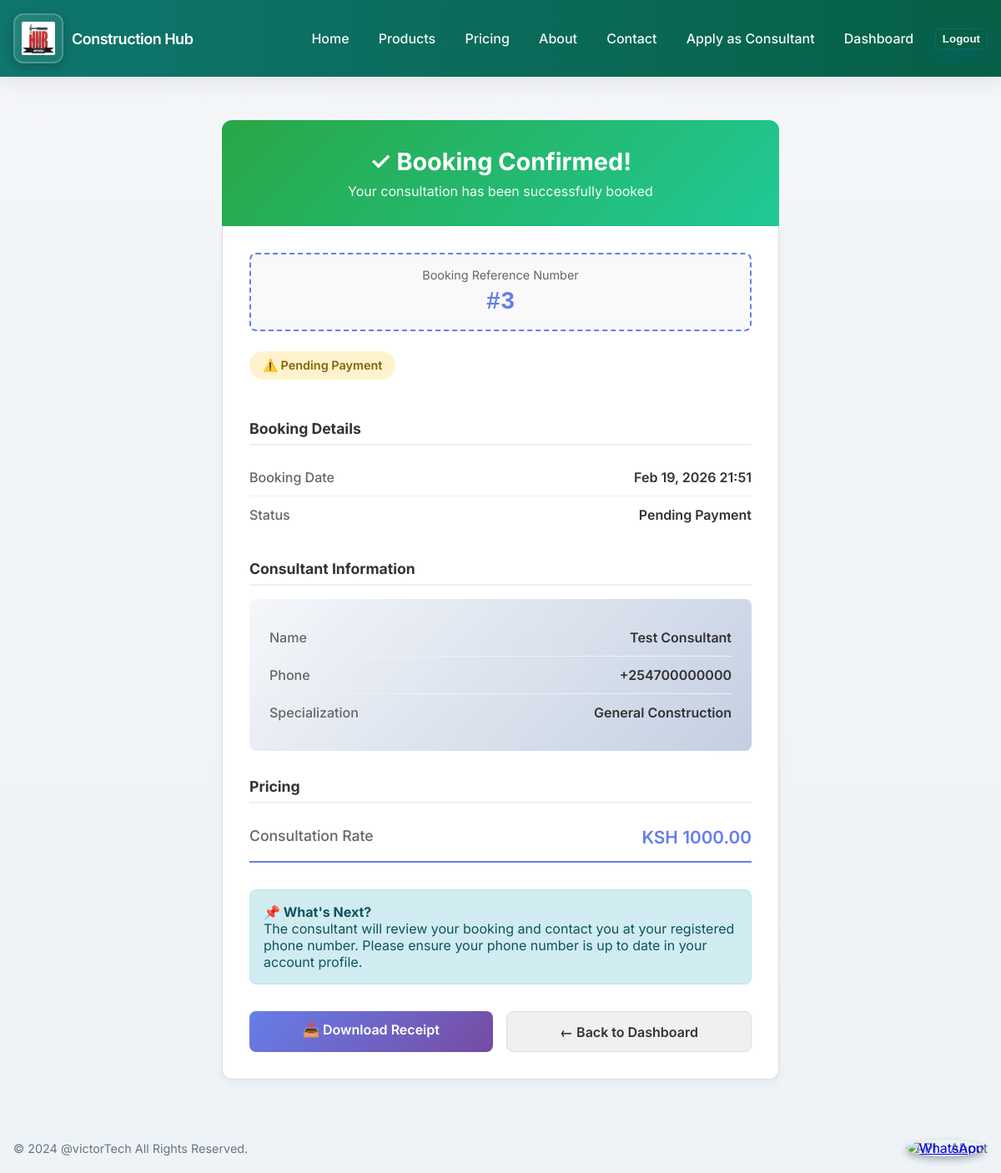
The page /consultations/3/success/ (signed in) on the database as committed earlier.
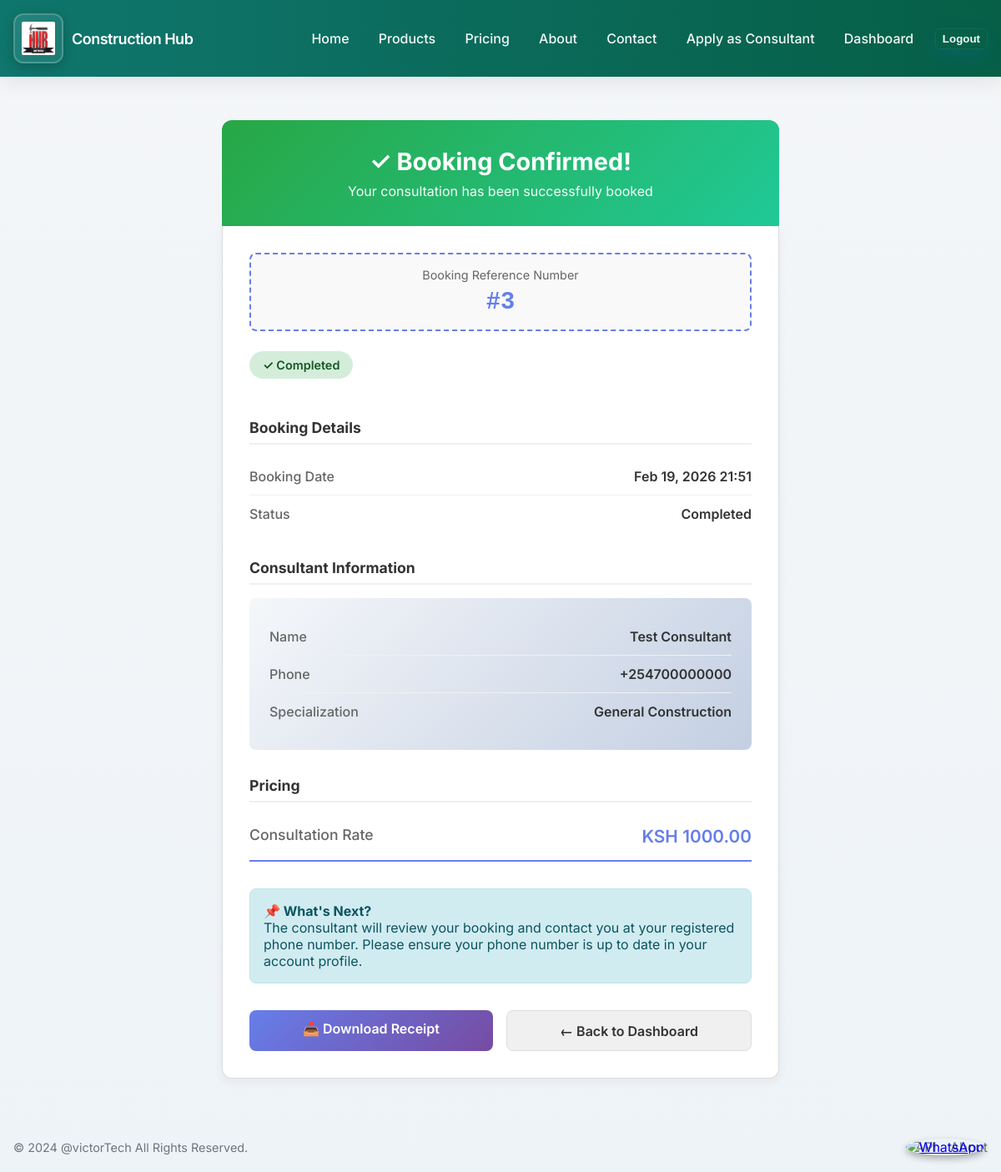
The same page on the database as committed later.
### apps/consultations/models.py (models this page shows, shortened)
class Consultation(models.Model):
    customer = models.ForeignKey(settings.AUTH_USER_MODEL, on_delete=models.CASCADE, related_name='consultations')
    supplier = models.ForeignKey('suppliers.Supplier', on_delete=models.CASCADE, related_name='consultation_requests', null=True, blank=True)
    consultant = models.ForeignKey(settings.AUTH_USER_MODEL, on_delete=models.SET_NULL, null=True, blank=True, related_name='assigned_consultations')
    consultant_name = models.CharField(max_length=255, blank=True)
    consultant_phone = models.CharField(max_length=50, blank=True)
    consultation_rate = models.DecimalField(max_digits=10, decimal_places=2, default=0)
    specialization = models.CharField(max_length=255, blank=True)
    date_requested = models.DateTimeField(auto_now_add=True)
    date_scheduled = models.DateTimeField(null=True, blank=True)
    details = models.TextField(blank=True)
    status = models.CharField(max_length=20, choices=[
        ('pending', 'Pending'),
        ('pending_payment', 'Pending Payment'),
        ('scheduled', 'Scheduled'),
        ('completed', 'Completed'),
        ('canceled', 'Canceled'),
    ], default='pending')
    consultant_receipt_downloaded_at = models.DateTimeField(null=True, blank=True, help_text="Timestamp when consultant downloaded the receipt")
    mpesa_checkout_request_id = models.CharField(max_length=50, blank=True, null=True, help_text="M-Pesa checkout request ID")
    mpesa_transaction_id = models.CharField(max_length=50, blank=True, null=True, help_text="M-Pesa transaction ID")
    mpesa_phone_number = models.CharField(max_length=15, blank=True, null=True, help_text="Customer's M-Pesa phone number")

### apps/consultations/views.py (the view)
# urls.py: path('<int:consultation_id>/success/', views.consultation_success, name='consultation_success'),
@login_required
def consultation_success(request, consultation_id):
    consultation = get_object_or_404(Consultation, id=consultation_id)
    if consultation.customer != request.user:
        return redirect('home')
    return render(request, 'consultations/consultation_success.html', {
        'consultation': consultation
    })

### apps/accounts/models.py (called while the page is built)
    @property
    def is_supplier(self):
        return self.user_type == 'supplier'

    @property
    def is_consultant(self):
        return self.user_type == 'consultant'

### templates/consultations/consultation_success.html (shortened to what this page needs)
{% extends 'base.html' %}
{% block content %}
<div class="container receipt-container">
  <div class="receipt-header">
    <h1>✓ Booking Confirmed!</h1>
    <p>Your consultation has been successfully booked</p>
  </div>
  <div class="receipt-body">
    <div class="booking-id">
      <span class="label">Booking Reference Number</span>
      <span class="number">#{{ consultation.id }}</span>
    </div>
    <div style="margin-bottom: 1.5rem;">
      <span class="status-badge {% if consultation.status == 'completed' %}completed{% endif %}">
        {% if consultation.status == 'pending' %}⏱️ Pending
        {% elif consultation.status == 'scheduled' %}📅 Scheduled
        {% elif consultation.status == 'completed' %}✓ Completed
        {% else %}⚠️ {{ consultation.get_status_display }}{% endif %}
      </span>
    </div>
    <div class="receipt-section">
      <h3>Booking Details</h3>
      <div class="receipt-row">
        <span class="receipt-label">Booking Date</span>
        <span class="receipt-value">{{ consultation.date_requested|date:'M d, Y H:i' }}</span>
      </div>
      <div class="receipt-row">
        <span class="receipt-label">Status</span>
        <span class="receipt-value">{{ consultation.get_status_display }}</span>
      </div>
    </div>
    <div class="receipt-section">
      <h3>Consultant Information</h3>
      <div class="consultant-card">
        <div class="receipt-row">
          <span class="receipt-label">Name</span>
          <span class="receipt-value">{{ consultation.consultant_name }}</span>
        </div>
        <div class="receipt-row">
          <span class="receipt-label">Phone</span>
          <span class="receipt-value">{{ consultation.consultant_phone }}</span>
        </div>
        <div class="receipt-row">
          <span class="receipt-label">Specialization</span>
          <span class="receipt-value">{{ consultation.specialization|default:"General" }}</span>
        </div>
      </div>
    </div>
    <div class="receipt-section">
      <h3>Pricing</h3>
      <div class="receipt-row" style="border-bottom: 2px solid #667eea; padding-bottom: 1rem;">
        <span class="receipt-label" style="font-size: 1.1rem;">Consultation Rate</span>
        <span class="receipt-value" style="font-size: 1.3rem; color: #667eea;">KSH {{ consultation.consultation_rate }}</span>
      </div>
    </div>
    <div class="alert-info">
      <strong>📌 What's Next?</strong><br>
      The consultant will review your booking and contact you at your registered phone number. Please ensure your phone number is up to date in your account profile.
    </div>
    <div class="action-buttons">
      <a href="{% url 'consultations:download_consultation_receipt' consultation.id %}" class="btn-primary">
        📥 Download Receipt
      </a>
      <a href="{% url 'accounts:dashboard' %}" class="btn-secondary">
        ← Back to Dashboard
      </a>
    </div>
  </div>
</div>
{% endblock %}

Rows that differ between the two databases and show on the page:
changed Consultation "Test Consultant": status "Pending Payment" → "Completed"; status "Pending Payment" → (not shown)
Other text that changed with them:
text now shown: "✓ Completed"
